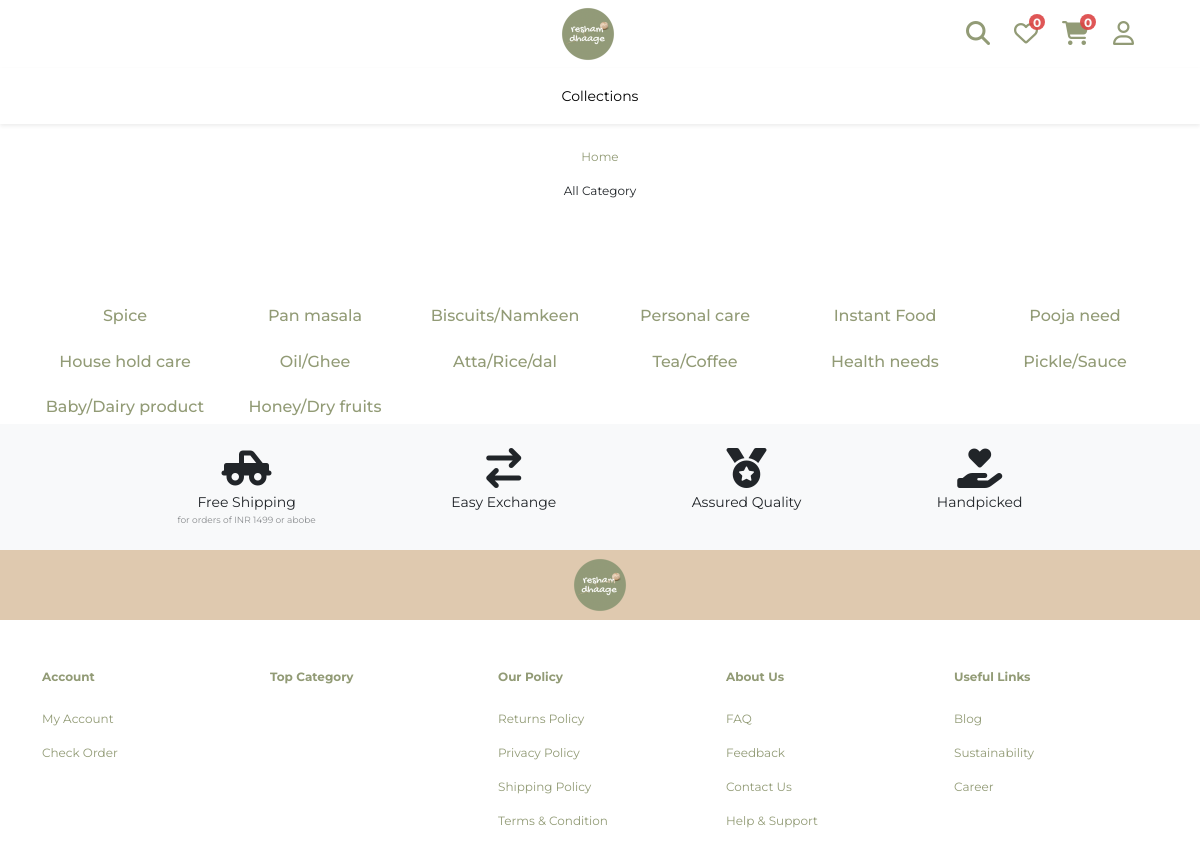
The page /index.php/category/all_category on the database its author committed.
### tables this page shows
CREATE TABLE `category` (
  `cat_id` int(11) NOT NULL,
  `cat_name` varchar(80) NOT NULL,
  `cat_name_ar` varchar(80) NOT NULL,
  `cat_img` text NOT NULL,
  `parent_id` int(11) NOT NULL,
  `cat_order` int(11) NOT NULL
);

### application/controllers/Category.php (called while the page is built, shortened)
<?php
class Category extends CI_Controller {
	function __construct() {
        $this->load->helper('url');
		$this->load->model('category_model');
		$this->load->model('home_model');
    }
	public function all_category()
	{
		$this->load->database();
		$data['category'] = $this->category_model->get_all_category();
		$this->load->view('all_category',$data);
	}
}

### index.php (called while the page is built, shortened)
<?php
require_once BASEPATH.'core/CodeIgniter.php';

### application/models/Category_model.php (called while the page is built, shortened)
<?php if ( ! defined('BASEPATH')) exit('No direct script access allowed');
class Category_model extends CI_Model {
    function get_all_category(){
       $product_array = array();
			$this->db->select('*');
			$this->db->where_in('parent_id','0');
			$query_prod = $this->db->get('category');
			if($query_prod->num_rows() >0){
				$prod_result = $query_prod->result_object();
				$product_array = array();
				foreach($prod_result as $productdetails){
					$cat_response = array();
					$cat_response['id'] = $productdetails->cat_id;
					$cat_response['name'] = $productdetails->cat_name;
					$cat_response['imgurl'] = $productdetails->cat_img;
					$this->db->select('*');
					$this->db->where(array('parent_id' => $productdetails->cat_id));
        			$query_1 = $this->db->get('category');
        			$cat_response['subcat_1'] = array();
        				if($query_1->num_rows() >0){
            				$cat_result = $query_1->result_object();
            				foreach($cat_result as $cat_results){
            				    $scat_response = array();
            				    $scat_response['id'] = $cat_results->cat_id;
            					$scat_response['name'] = $cat_results->cat_name;
            					$scat_response['imgurl'] = $cat_results->cat_img;
            					$this->db->select('*');
            					$this->db->where(array('parent_id' => $cat_results->cat_id));
                    			$scat_response['subsubcat_2'] = array();
            					$cat_response['subcat_1'][] = $scat_response;
            				 }
        				 }
					$product_array[] = $cat_response;
				}
			}
		return $product_array;
    }
}

### application/views/all_category.php (the view, shortened to what this page needs)
<!doctype html>
<html lang="en">
<head>
	<?php include("includes/head.php") ?>
</head>
<body>
	<?php include("includes/navbar.php") ?>
	<main>
		<section>
			<div class="breadcrumb-area py-4">
				<div class="container">
					<div class="row">
						<div class="col-xl-12 col-lg-12 col-md-12 col-sm-12 col-12">
							<div class="breadcrumb-content text-center">
								<div class="breadcrumb-link">
									<p><a href="/">Home</a></p>
									<p>All Category</p>
								</div>
							</div>
						</div>
					</div>
				</div>
			</div>
		</section>
		<section class="home-three-category-area mt-5 mb-76">
			<div class="container">
        <div class="row">
						<?php foreach ($category as $category_data) { ?>
							<div class="col-xl-2 col-lg-2 col-md-6 col-sm-12 col-12">
								<div class="arrival-box home-three-arrival-box all_cat">
									<div class="arrival-box-img">
									</div>
									<div class="arrival-box-content text-center">
										<h6><a href="<?php echo base_url(); ?>sub_category/<?php echo $category_data['id']; ?>"><?php echo $category_data['name']; ?></a></h6>
									</div>
								</div>
							</div>
						<?php  } ?>
					</div>
            </div>
        </section>
	</main>
	<?php include("includes/footer.php") ?>
</body>
</html>

### assets/css/style.css (style rules this page uses)
body { --font-family-lora: 'Lora', serif; --font-family-montserrat: 'Montserrat', sans-serif; font-family: 'Montserrat', sans-serif; font-size: .75rem; }
a { text-decoration: none; }

### rows shown on the page
category: cat_name "Spice"
category: cat_name "Pan masala"
category: cat_name "Biscuits/Namkeen"
category: cat_name "Personal care"
category: cat_name "Instant Food"
category: cat_name "Pooja need"
category: cat_name "House hold care"
category: cat_name "Oil/Ghee"
category: cat_name "Atta/Rice/dal"
category: cat_name "Tea/Coffee"
category: cat_name "Health needs"
category: cat_name "Pickle/Sauce"
category: cat_name "Baby/Dairy product"
category: cat_name "Honey/Dry fruits"
